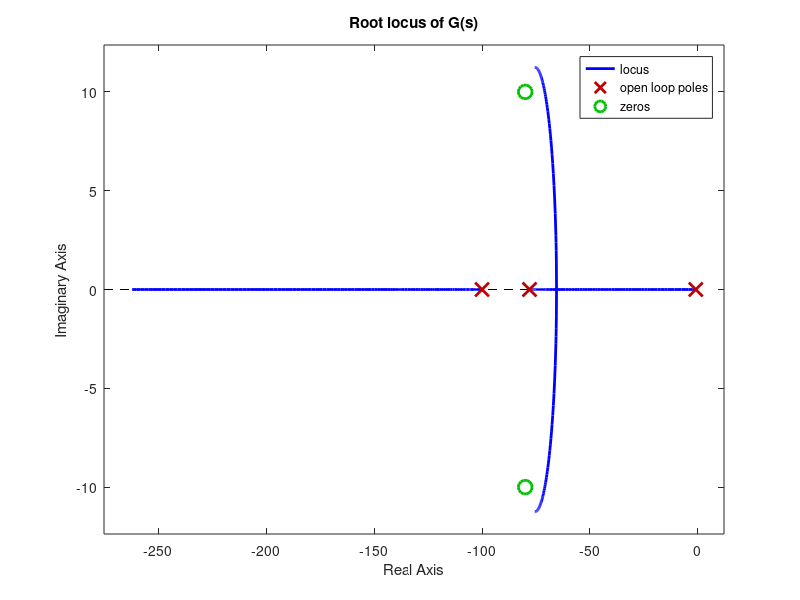
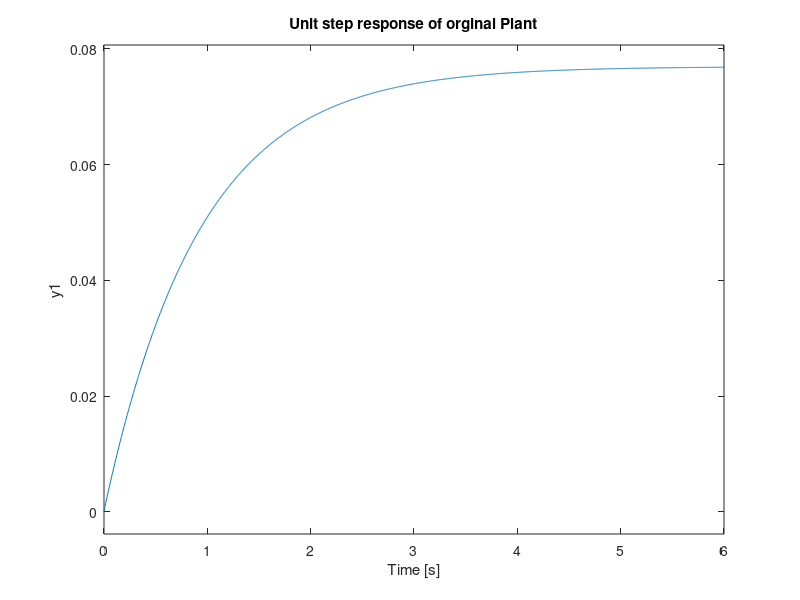
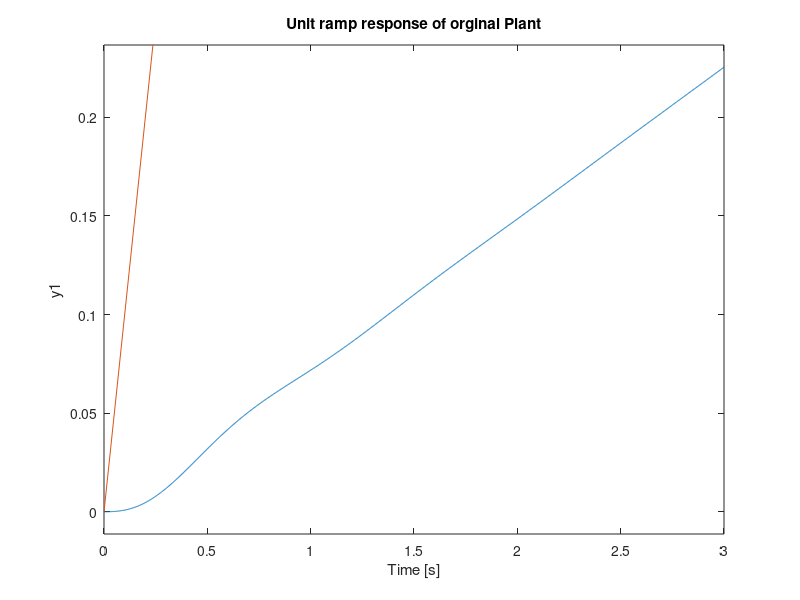

Write the MATLAB code that produced these figures, in order. (Note: this script raises an error after producing the figures.)
%EEL 3657 Linear Control systems 
%Control System Design using Root Locus
%Due Augest 3, 2021
%Matthew Philpott, Christian Tomlinson, Joshua Frazer

%orginal plant
num = [ 0 0.1 16 650];          %numurator of orginal plant
den = [ 1 179 7978 7800];       %denomorator of orginal plant

%The Continuous-time transfer function for G(s)
G = tf(num,den);                %transfer function of the plant

%The Continuous-time transfer function for C(s)/R(s)
y = feedback(G,1);              %negative feed back response of plant

%Using the rlocus command we can plot Root Locus to help in controller and
%compensator design
figure(1);
rlocus(G);                      %Root locus of the plant
title('Root locus of G(s)')
grid

%Step response of the closed loop transfer function is used to visulize the
%steady state error, and overshoot as well as settling time
figure(2);
step(y);                        %step response of the tansfer function
title('Unit step response of orginal Plant')
grid

%When ploting the unit ramp we can use the closed loop transfer functions
%denominiator and multiply by s, essentually adding another 0 to the end of
%the feedback transfer function. Then again use the step function to
%visualize the ramp response of the Closed loop system

den_s = [1 179.1 794 8450 0];    %denominator multiplied by s 

gs = tf(num,den_s);             %transfer function of denomintor multiplies by s            
figure(4);
step(gs)                        %unit ramp response 
hold on
m = 1;
c = 0;
x = 0:10:500;
y = m.*x + c;
plot(x,y)
title('Unit ramp response of orginal Plant','color','black')
grid

%step response information function, helps determine if the design requirements were meet
%as well as the proper PID and lead lag response to create a system that meet
%the inital conditions
stepinfo(y)      

%poles and zeros are important to look at when it comes to the effect
%compensators will have on the parts of the orignal root locus
P = pole(G)                     %poles and zeros to help determine stability 
Z = zero(G)

%Determining that a PID controller was needed based on the order and the orginal
%transfer function is important to eliminating steady state error and determining
%the overshoot the Kp,Ki,and Kd values can be tested by trial and error
kp = 150;                       %Kp value
ki = 2;                         %Ki value
kd = 9;                         %Kd value
K =pid(kp,ki,kd);               %PID function


num_3 = [1 78];                 %zero of the lag compensator is equal to 78
den_3 = [1 1];                  %pole of the lag is set to equal a pole less then 78
lag = tf(num_3,den_3);          %Lag transfer function

kc = 10;
num_4 = [1 1];                   %zero of the lead compensator is equal to 1 same as pole of lag
num_4 = times(kc, num_4);
den_4 = [1 4];                  %pole of the lead is set to equal a value less then the next real axis pole which is 4
lead = tf(num_4,den_4);         %Lead transfer function

%The Continuous-time transfer function for G(s)*K(s)*Lead*Lag
kg = tf(K*G*lead*lag);                   %Transfer function for the plant and PID in series along with lead/lag comp.

%The Continuous-time transfer function for the new C(s)/R(s)
y2 =feedback(K*G*lead*lag,1);            %Feedback function of plant and PID in series and lead lag 


figure(5);                      
rlocus(kg);                     %root locus of plant and PID controller in series
title('Root locus of G(s) with a lead/lag compensator and PID controller in series')
grid

figure(6);                      %step response 
step(y2);
title('Unit step response with controller and compensator')
grid

%Variffy the changes that were made have a positive outvcome when meeting
%the design requirements
stepinfo(y2)                    %step response information

%Also helps in determing the changes and if they affect the control systems
%stablity.
P = pole(kg)                    %poles and zeros to help determine stability 
Z = zero(kg)

%Numerator and denominator of the closed loop transfer function multiplied
%by 1/s
num_f = [9 2301 208814 7617000 83500000 77100000 101400];
den_f= [10 2485 217691 7665000 83570000 77130000 1014000 0];


yf = tf(num_f,den_f);             %transfer function of denomintor multiplies by s  
figure(7);
step(yf);                           %unit ramp response 
hold on
m = 1;
c = 0;
x = 0:10:4000;
y = m.*x + c;
plot(x,y)
title('Unit ramp response of orginal Plant','color','black')
grid


